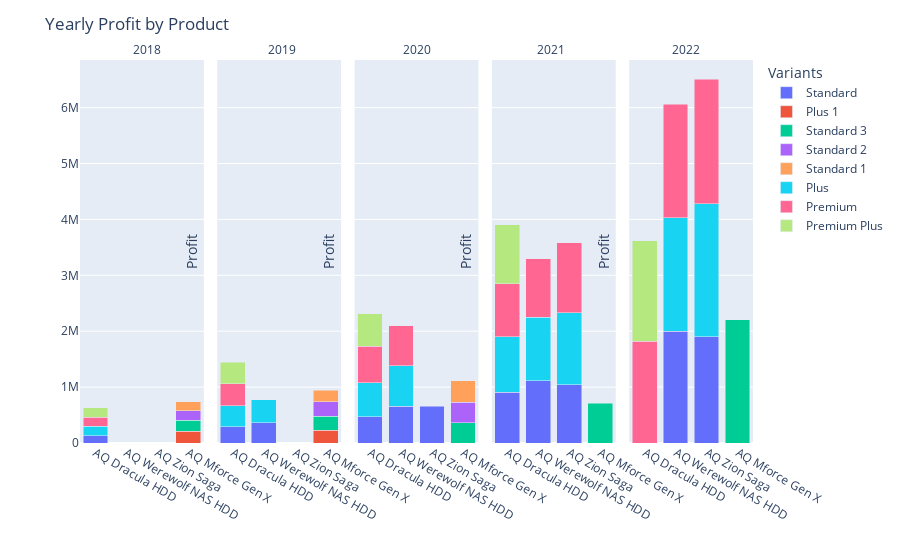

Notebook code for this chart:
### Code cell
# Create the stacked bar chart
fig = px.bar(yearly_profit_df.sort_values(by='fiscal_year', ascending=True),
              x='display_name',
              y='profit',
              color='variant',
              facet_col='fiscal_year',
              barmode='stack',
              facet_col_wrap=5,
              )

# Update axis titles
fig.update_xaxes(title_text='', showticklabels=True)
fig.update_yaxes(title_text='Profit')


annot = []
offset = 0.2
x_pos = 0.1
for year in yearly_profit_df.sort_values(by='fiscal_year', ascending=True)['fiscal_year'].unique():
    annot.append(
        dict(
            text = f'{year}',
            x = x_pos,
            y = 1,
            showarrow = False,
            xref = 'paper',
            yref='paper'
        )
    )
    x_pos += offset

# Update facet titles
fig.update_layout(
    title='Yearly Profit by Product',
    showlegend=True,
    legend_title='Variants',
    yaxis=dict(title=''), 
    annotations=annot
)

fig.show()

### Figure 1 — Plotly figure (JSON) as saved in the notebook; plotly's stock layout.template omitted (floating-point values rounded to 4 significant figures)
{"data": [{"alignmentgroup": "True", "hovertemplate": "variant=Standard<br>fiscal_year=2018<br>display_name=%{x}<br>profit=%{y}<extra></extra>", "legendgroup": "Standard", "marker": {"color": "#636efa", "pattern": {"shape": ""}}, "name": "Standard", "offsetgroup": "Standard", "orientation": "v", "showlegend": true, "textposition": "auto", "type": "bar", "x": ["AQ Dracula HDD"], "xaxis": "x", "y": [132350], "yaxis": "y"}, {"alignmentgroup": "True", "hovertemplate": "variant=Standard<br>fiscal_year=2019<br>display_name=%{x}<br>profit=%{y}<extra></extra>", "legendgroup": "Standard", "marker": {"color": "#636efa", "pattern": {"shape": ""}}, "name": "Standard", "offsetgroup": "Standard", "orientation": "v", "showlegend": false, "textposition": "auto", "type": "bar", "x": ["AQ Werewolf NAS HDD", "AQ Dracula HDD"], "xaxis": "x2", "y": [366302, 289742], "yaxis": "y2"}, {"alignmentgroup": "True", "hovertemplate": "variant=Standard<br>fiscal_year=2020<br>display_name=%{x}<br>profit=%{y}<extra></extra>", "legendgroup": "Standard", "marker": {"color": "#636efa", "pattern": {"shape": ""}}, "name": "Standard", "offsetgroup": "Standard", "orientation": "v", "showlegend": false, "textposition": "auto", "type": "bar", "x": ["AQ Dracula HDD", "AQ Zion Saga", "AQ Werewolf NAS HDD"], "xaxis": "x3", "y": [466088, 661579, 659313], "yaxis": "y3"}, {"alignmentgroup": "True", "hovertemplate": "variant=Standard<br>fiscal_year=2021<br>display_name=%{x}<br>profit=%{y}<extra></extra>", "legendgroup": "Standard", "marker": {"color": "#636efa", "pattern": {"shape": ""}}, "name": "Standard", "offsetgroup": "Standard", "orientation": "v", "showlegend": false, "textposition": "auto", "type": "bar", "x": ["AQ Werewolf NAS HDD", "AQ Zion Saga", "AQ Dracula HDD"], "xaxis": "x4", "y": [1113091, 1045599, 904598], "yaxis": "y4"}, {"alignmentgroup": "True", "hovertemplate": "variant=Standard<br>fiscal_year=2022<br>display_name=%{x}<br>profit=%{y}<extra></extra>", "legendgroup": "Standard", "marker": {"color": "#636efa", "pattern": {"shape": ""}}, "name": "Standard", "offsetgroup": "Standard", "orientation": "v", "showlegend": false, "textposition": "auto", "type": "bar", "x": ["AQ Zion Saga", "AQ Werewolf NAS HDD"], "xaxis": "x5", "y": [1898232, 1999345], "yaxis": "y5"}, {"alignmentgroup": "True", "hovertemplate": "variant=Plus 1<br>fiscal_year=2018<br>display_name=%{x}<br>profit=%{y}<extra></extra>", "legendgroup": "Plus 1", "marker": {"color": "#EF553B", "pattern": {"shape": ""}}, "name": "Plus 1", "offsetgroup": "Plus 1", "orientation": "v", "showlegend": true, "textposition": "auto", "type": "bar", "x": ["AQ Mforce Gen X"], "xaxis": "x", "y": [207468], "yaxis": "y"}, {"alignmentgroup": "True", "hovertemplate": "variant=Plus 1<br>fiscal_year=2019<br>display_name=%{x}<br>profit=%{y}<extra></extra>", "legendgroup": "Plus 1", "marker": {"color": "#EF553B", "pattern": {"shape": ""}}, "name": "Plus 1", "offsetgroup": "Plus 1", "orientation": "v", "showlegend": false, "textposition": "auto", "type": "bar", "x": ["AQ Mforce Gen X"], "xaxis": "x2", "y": [224667], "yaxis": "y2"}, {"alignmentgroup": "True", "hovertemplate": "variant=Standard 3<br>fiscal_year=2018<br>display_name=%{x}<br>profit=%{y}<extra></extra>", "legendgroup": "Standard 3", "marker": {"color": "#00cc96", "pattern": {"shape": ""}}, "name": "Standard 3", "offsetgroup": "Standard 3", "orientation": "v", "showlegend": true, "textposition": "auto", "type": "bar", "x": ["AQ Mforce Gen X"], "xaxis": "x", "y": [197334], "yaxis": "y"}, {"alignmentgroup": "True", "hovertemplate": "variant=Standard 3<br>fiscal_year=2019<br>display_name=%{x}<br>profit=%{y}<extra></extra>", "legendgroup": "Standard 3", "marker": {"color": "#00cc96", "pattern": {"shape": ""}}, "name": "Standard 3", "offsetgroup": "Standard 3", "orientation": "v", "showlegend": false, "textposition": "auto", "type": "bar", "x": ["AQ Mforce Gen X"], "xaxis": "x2", "y": [258163], "yaxis": "y2"}, {"alignmentgroup": "True", "hovertemplate": "variant=Standard 3<br>fiscal_year=2020<br>display_name=%{x}<br>profit=%{y}<extra></extra>", "legendgroup": "Standard 3", "marker": {"color": "#00cc96", "pattern": {"shape": ""}}, "name": "Standard 3", "offsetgroup": "Standard 3", "orientation": "v", "showlegend": false, "textposition": "auto", "type": "bar", "x": ["AQ Mforce Gen X"], "xaxis": "x3", "y": [365696], "yaxis": "y3"}, {"alignmentgroup": "True", "hovertemplate": "variant=Standard 3<br>fiscal_year=2021<br>display_name=%{x}<br>profit=%{y}<extra></extra>", "legendgroup": "Standard 3", "marker": {"color": "#00cc96", "pattern": {"shape": ""}}, "name": "Standard 3", "offsetgroup": "Standard 3", "orientation": "v", "showlegend": false, "textposition": "auto", "type": "bar", "x": ["AQ Mforce Gen X"], "xaxis": "x4", "y": [714951], "yaxis": "y4"}, {"alignmentgroup": "True", "hovertemplate": "variant=Standard 3<br>fiscal_year=2022<br>display_name=%{x}<br>profit=%{y}<extra></extra>", "legendgroup": "Standard 3", "marker": {"color": "#00cc96", "pattern": {"shape": ""}}, "name": "Standard 3", "offsetgroup": "Standard 3", "orientation": "v", "showlegend": false, "textposition": "auto", "type": "bar", "x": ["AQ Mforce Gen X"], "xaxis": "x5", "y": [2201061], "yaxis": "y5"}, {"alignmentgroup": "True", "hovertemplate": "variant=Standard 2<br>fiscal_year=2018<br>display_name=%{x}<br>profit=%{y}<extra></extra>", "legendgroup": "Standard 2", "marker": {"color": "#ab63fa", "pattern": {"shape": ""}}, "name": "Standard 2", "offsetgroup": "Standard 2", "orientation": "v", "showlegend": true, "textposition": "auto", "type": "bar", "x": ["AQ Mforce Gen X"], "xaxis": "x", "y": [170616], "yaxis": "y"}, {"alignmentgroup": "True", "hovertemplate": "variant=Standard 2<br>fiscal_year=2019<br>display_name=%{x}<br>profit=%{y}<extra></extra>", "legendgroup": "Standard 2", "marker": {"color": "#ab63fa", "pattern": {"shape": ""}}, "name": "Standard 2", "offsetgroup": "Standard 2", "orientation": "v", "showlegend": false, "textposition": "auto", "type": "bar", "x": ["AQ Mforce Gen X"], "xaxis": "x2", "y": [252842], "yaxis": "y2"}, {"alignmentgroup": "True", "hovertemplate": "variant=Standard 2<br>fiscal_year=2020<br>display_name=%{x}<br>profit=%{y}<extra></extra>", "legendgroup": "Standard 2", "marker": {"color": "#ab63fa", "pattern": {"shape": ""}}, "name": "Standard 2", "offsetgroup": "Standard 2", "orientation": "v", "showlegend": false, "textposition": "auto", "type": "bar", "x": ["AQ Mforce Gen X"], "xaxis": "x3", "y": [363685], "yaxis": "y3"}, {"alignmentgroup": "True", "hovertemplate": "variant=Standard 1<br>fiscal_year=2018<br>display_name=%{x}<br>profit=%{y}<extra></extra>", "legendgroup": "Standard 1", "marker": {"color": "#FFA15A", "pattern": {"shape": ""}}, "name": "Standard 1", "offsetgroup": "Standard 1", "orientation": "v", "showlegend": true, "textposition": "auto", "type": "bar", "x": ["AQ Mforce Gen X"], "xaxis": "x", "y": [159785], "yaxis": "y"}, {"alignmentgroup": "True", "hovertemplate": "variant=Standard 1<br>fiscal_year=2019<br>display_name=%{x}<br>profit=%{y}<extra></extra>", "legendgroup": "Standard 1", "marker": {"color": "#FFA15A", "pattern": {"shape": ""}}, "name": "Standard 1", "offsetgroup": "Standard 1", "orientation": "v", "showlegend": false, "textposition": "auto", "type": "bar", "x": ["AQ Mforce Gen X"], "xaxis": "x2", "y": [209551], "yaxis": "y2"}, {"alignmentgroup": "True", "hovertemplate": "variant=Standard 1<br>fiscal_year=2020<br>display_name=%{x}<br>profit=%{y}<extra></extra>", "legendgroup": "Standard 1", "marker": {"color": "#FFA15A", "pattern": {"shape": ""}}, "name": "Standard 1", "offsetgroup": "Standard 1", "orientation": "v", "showlegend": false, "textposition": "auto", "type": "bar", "x": ["AQ Mforce Gen X"], "xaxis": "x3", "y": [379978], "yaxis": "y3"}, {"alignmentgroup": "True", "hovertemplate": "variant=Plus<br>fiscal_year=2018<br>display_name=%{x}<br>profit=%{y}<extra></extra>", "legendgroup": "Plus", "marker": {"color": "#19d3f3", "pattern": {"shape": ""}}, "name": "Plus", "offsetgroup": "Plus", "orientation": "v", "showlegend": true, "textposition": "auto", "type": "bar", "x": ["AQ Dracula HDD"], "xaxis": "x", "y": [166258], "yaxis": "y"}, {"alignmentgroup": "True", "hovertemplate": "variant=Plus<br>fiscal_year=2019<br>display_name=%{x}<br>profit=%{y}<extra></extra>", "legendgroup": "Plus", "marker": {"color": "#19d3f3", "pattern": {"shape": ""}}, "name": "Plus", "offsetgroup": "Plus", "orientation": "v", "showlegend": false, "textposition": "auto", "type": "bar", "x": ["AQ Werewolf NAS HDD", "AQ Dracula HDD"], "xaxis": "x2", "y": [404799, 377407], "yaxis": "y2"}, {"alignmentgroup": "True", "hovertemplate": "variant=Plus<br>fiscal_year=2020<br>display_name=%{x}<br>profit=%{y}<extra></extra>", "legendgroup": "Plus", "marker": {"color": "#19d3f3", "pattern": {"shape": ""}}, "name": "Plus", "offsetgroup": "Plus", "orientation": "v", "showlegend": false, "textposition": "auto", "type": "bar", "x": ["AQ Dracula HDD", "AQ Werewolf NAS HDD"], "xaxis": "x3", "y": [607409, 719674], "yaxis": "y3"}, {"alignmentgroup": "True", "hovertemplate": "variant=Plus<br>fiscal_year=2021<br>display_name=%{x}<br>profit=%{y}<extra></extra>", "legendgroup": "Plus", "marker": {"color": "#19d3f3", "pattern": {"shape": ""}}, "name": "Plus", "offsetgroup": "Plus", "orientation": "v", "showlegend": false, "textposition": "auto", "type": "bar", "x": ["AQ Zion Saga", "AQ Werewolf NAS HDD", "AQ Dracula HDD"], "xaxis": "x4", "y": [1286222, 1136227, 994218], "yaxis": "y4"}, {"alignmentgroup": "True", "hovertemplate": "variant=Plus<br>fiscal_year=2022<br>display_name=%{x}<br>profit=%{y}<extra></extra>", "legendgroup": "Plus", "marker": {"color": "#19d3f3", "pattern": {"shape": ""}}, "name": "Plus", "offsetgroup": "Plus", "orientation": "v", "showlegend": false, "textposition": "auto", "type": "bar", "x": ["AQ Werewolf NAS HDD", "AQ Zion Saga"], "xaxis": "x5", "y": [2032675, 2383543], "yaxis": "y5"}, {"alignmentgroup": "True", "hovertemplate": "variant=Premium<br>fiscal_year=2018<br>display_name=%{x}<br>profit=%{y}<extra></extra>", "legendgroup": "Premium", "marker": {"color": "#FF6692", "pattern": {"shape": ""}}, "name": "Premium", "offsetgroup": "Premium", "orientation": "v", "showlegend": true, "textposition": "auto", "type": "bar", "x": ["AQ Dracula HDD"], "xaxis": "x", "y": [164597], "yaxis": "y"}, {"alignmentgroup": "True", "hovertemplate": "variant=Premium<br>fiscal_year=2019<br>display_name=%{x}<br>profit=%{y}<extra></extra>", "legendgroup": "Premium", "marker": {"color": "#FF6692", "pattern": {"shape": ""}}, "name": "Premium", "offsetgroup": "Premium", "orientation": "v", "showlegend": false, "textposition": "auto", "type": "bar", "x": ["AQ Dracula HDD"], "xaxis": "x2", "y": [396959], "yaxis": "y2"}, {"alignmentgroup": "True", "hovertemplate": "variant=Premium<br>fiscal_year=2020<br>display_name=%{x}<br>profit=%{y}<extra></extra>", "legendgroup": "Premium", "marker": {"color": "#FF6692", "pattern": {"shape": ""}}, "name": "Premium", "offsetgroup": "Premium", "orientation": "v", "showlegend": false, "textposition": "auto", "type": "bar", "x": ["AQ Dracula HDD", "AQ Werewolf NAS HDD"], "xaxis": "x3", "y": [658529, 720554], "yaxis": "y3"}, {"alignmentgroup": "True", "hovertemplate": "variant=Premium<br>fiscal_year=2021<br>display_name=%{x}<br>profit=%{y}<extra></extra>", "legendgroup": "Premium", "marker": {"color": "#FF6692", "pattern": {"shape": ""}}, "name": "Premium", "offsetgroup": "Premium", "orientation": "v", "showlegend": false, "textposition": "auto", "type": "bar", "x": ["AQ Zion Saga", "AQ Dracula HDD", "AQ Werewolf NAS HDD"], "xaxis": "x4", "y": [1251616, 950699, 1047157], "yaxis": "y4"}, {"alignmentgroup": "True", "hovertemplate": "variant=Premium<br>fiscal_year=2022<br>display_name=%{x}<br>profit=%{y}<extra></extra>", "legendgroup": "Premium", "marker": {"color": "#FF6692", "pattern": {"shape": ""}}, "name": "Premium", "offsetgroup": "Premium", "orientation": "v", "showlegend": false, "textposition": "auto", "type": "bar", "x": ["AQ Dracula HDD", "AQ Werewolf NAS HDD", "AQ Zion Saga"], "xaxis": "x5", "y": [1821241, 2031093, 2227494], "yaxis": "y5"}, {"alignmentgroup": "True", "hovertemplate": "variant=Premium Plus<br>fiscal_year=2018<br>display_name=%{x}<br>profit=%{y}<extra></extra>", "legendgroup": "Premium Plus", "marker": {"color": "#B6E880", "pattern": {"shape": ""}}, "name": "Premium Plus", "offsetgroup": "Premium Plus", "orientation": "v", "showlegend": true, "textposition": "auto", "type": "bar", "x": ["AQ Dracula HDD"], "xaxis": "x", "y": [167384], "yaxis": "y"}, {"alignmentgroup": "True", "hovertemplate": "variant=Premium Plus<br>fiscal_year=2019<br>display_name=%{x}<br>profit=%{y}<extra></extra>", "legendgroup": "Premium Plus", "marker": {"color": "#B6E880", "pattern": {"shape": ""}}, "name": "Premium Plus", "offsetgroup": "Premium Plus", "orientation": "v", "showlegend": false, "textposition": "auto", "type": "bar", "x": ["AQ Dracula HDD"], "xaxis": "x2", "y": [376138], "yaxis": "y2"}, {"alignmentgroup": "True", "hovertemplate": "variant=Premium Plus<br>fiscal_year=2020<br>display_name=%{x}<br>profit=%{y}<extra></extra>", "legendgroup": "Premium Plus", "marker": {"color": "#B6E880", "pattern": {"shape": ""}}, "name": "Premium Plus", "offsetgroup": "Premium Plus", "orientation": "v", "showlegend": false, "textposition": "auto", "type": "bar", "x": ["AQ Dracula HDD"], "xaxis": "x3", "y": [576467], "yaxis": "y3"}, {"alignmentgroup": "True", "hovertemplate": "variant=Premium Plus<br>fiscal_year=2021<br>display_name=%{x}<br>profit=%{y}<extra></extra>", "legendgroup": "Premium Plus", "marker": {"color": "#B6E880", "pattern": {"shape": ""}}, "name": "Premium Plus", "offsetgroup": "Premium Plus", "orientation": "v", "showlegend": false, "textposition": "auto", "type": "bar", "x": ["AQ Dracula HDD"], "xaxis": "x4", "y": [1051605], "yaxis": "y4"}, {"alignmentgroup": "True", "hovertemplate": "variant=Premium Plus<br>fiscal_year=2022<br>display_name=%{x}<br>profit=%{y}<extra></extra>", "legendgroup": "Premium Plus", "marker": {"color": "#B6E880", "pattern": {"shape": ""}}, "name": "Premium Plus", "offsetgroup": "Premium Plus", "orientation": "v", "showlegend": false, "textposition": "auto", "type": "bar", "x": ["AQ Dracula HDD"], "xaxis": "x5", "y": [1796918], "yaxis": "y5"}], "layout": {"annotations": [{"font": {}, "showarrow": false, "text": "2018", "x": 0.1, "xanchor": "center", "xref": "paper", "y": 1, "yanchor": "bottom", "yref": "paper"}, {"font": {}, "showarrow": false, "text": "2019", "x": 0.3, "xanchor": "center", "xref": "paper", "y": 1, "yanchor": "bottom", "yref": "paper"}, {"font": {}, "showarrow": false, "text": "2020", "x": 0.5, "xanchor": "center", "xref": "paper", "y": 1, "yanchor": "bottom", "yref": "paper"}, {"font": {}, "showarrow": false, "text": "2021", "x": 0.7, "xanchor": "center", "xref": "paper", "y": 1, "yanchor": "bottom", "yref": "paper"}, {"font": {}, "showarrow": false, "text": "2022", "x": 0.9, "xanchor": "center", "xref": "paper", "y": 1, "yanchor": "bottom", "yref": "paper"}], "barmode": "stack", "legend": {"title": {"text": "Variants"}, "tracegroupgap": 0}, "margin": {"t": 60}, "showlegend": true, "title": {"text": "Yearly Profit by Product"}, "xaxis": {"anchor": "y", "domain": [0, 0.184], "showticklabels": true, "title": {"text": ""}}, "xaxis2": {"anchor": "y2", "domain": [0.204, 0.388], "matches": "x", "showticklabels": true, "title": {"text": ""}}, "xaxis3": {"anchor": "y3", "domain": [0.408, 0.592], "matches": "x", "showticklabels": true, "title": {"text": ""}}, "xaxis4": {"anchor": "y4", "domain": [0.612, 0.796], "matches": "x", "showticklabels": true, "title": {"text": ""}}, "xaxis5": {"anchor": "y5", "domain": [0.816, 1], "matches": "x", "showticklabels": true, "title": {"text": ""}}, "yaxis": {"anchor": "x", "domain": [0, 1], "title": {"text": ""}}, "yaxis2": {"anchor": "x2", "domain": [0, 1], "matches": "y", "showticklabels": false, "title": {"text": "Profit"}}, "yaxis3": {"anchor": "x3", "domain": [0, 1], "matches": "y", "showticklabels": false, "title": {"text": "Profit"}}, "yaxis4": {"anchor": "x4", "domain": [0, 1], "matches": "y", "showticklabels": false, "title": {"text": "Profit"}}, "yaxis5": {"anchor": "x5", "domain": [0, 1], "matches": "y", "showticklabels": false, "title": {"text": "Profit"}}}}
